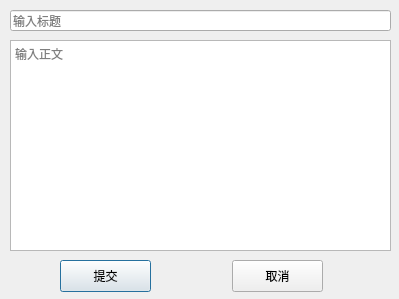
<?xml version="1.0" encoding="UTF-8"?>
<ui version="4.0">
 <class>QuestionDialog</class>
 <widget class="QDialog" name="QuestionDialog">
  <property name="geometry">
   <rect>
    <x>0</x>
    <y>0</y>
    <width>399</width>
    <height>299</height>
   </rect>
  </property>
  <property name="windowTitle">
   <string>Dialog</string>
  </property>
  <widget class="QLineEdit" name="le_title">
   <property name="geometry">
    <rect>
     <x>10</x>
     <y>10</y>
     <width>381</width>
     <height>21</height>
    </rect>
   </property>
   <property name="placeholderText">
    <string>输入标题</string>
   </property>
  </widget>
  <widget class="QTextEdit" name="te_context">
   <property name="geometry">
    <rect>
     <x>10</x>
     <y>40</y>
     <width>381</width>
     <height>211</height>
    </rect>
   </property>
   <property name="placeholderText">
    <string>输入正文</string>
   </property>
  </widget>
  <widget class="QPushButton" name="btn_commit">
   <property name="geometry">
    <rect>
     <x>60</x>
     <y>260</y>
     <width>91</width>
     <height>32</height>
    </rect>
   </property>
   <property name="font">
    <font>
     <family>Songti SC</family>
    </font>
   </property>
   <property name="text">
    <string>提交</string>
   </property>
  </widget>
  <widget class="QPushButton" name="btn_cancel">
   <property name="geometry">
    <rect>
     <x>232</x>
     <y>260</y>
     <width>91</width>
     <height>32</height>
    </rect>
   </property>
   <property name="font">
    <font>
     <family>Songti SC</family>
    </font>
   </property>
   <property name="text">
    <string>取消</string>
   </property>
  </widget>
 </widget>
 <resources/>
 <connections/>
</ui>
